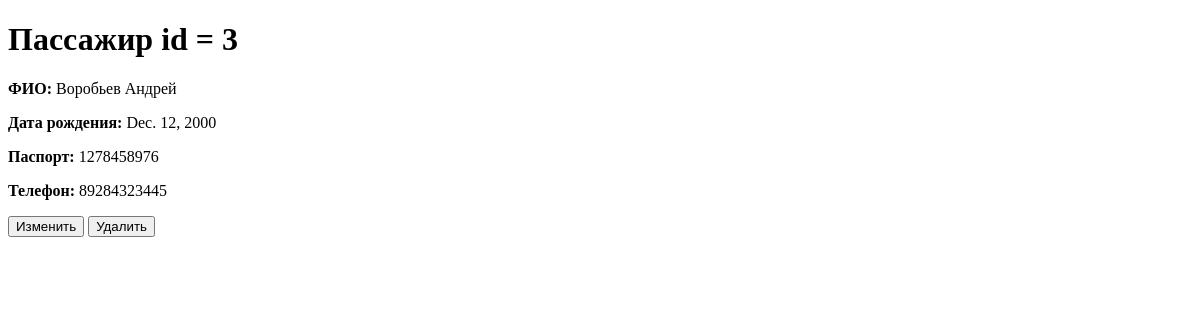
The app's page /passenger/3/, older data.
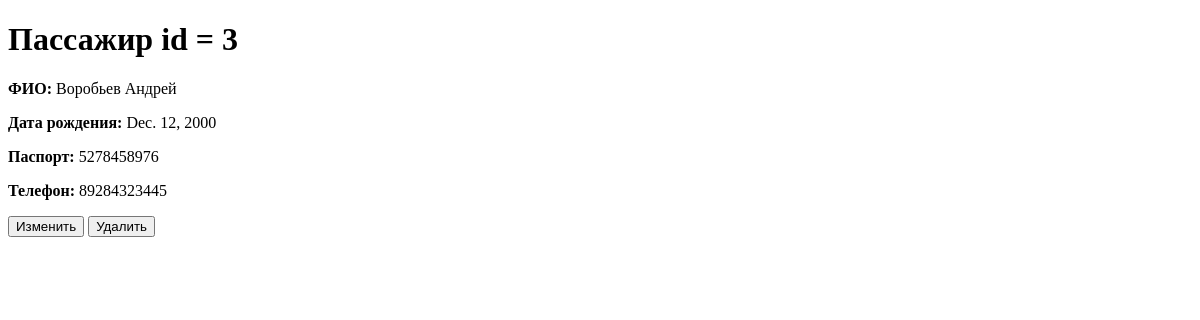
The same page, newer data.
### app/models.py (models this page shows, shortened)
class Passenger(models.Model):
    name = models.CharField(max_length=30, verbose_name="Имя")
    date_of_birth = models.DateField(verbose_name="Дата рождения")
    passport = models.CharField(max_length=10, verbose_name="Паспорт")
    phone_number = models.CharField(max_length=20, verbose_name="Номер телефона")

### app/views.py (the view)
# urls.py: path('passenger/<int:pk>/', views.PassengerDetail.as_view(template_name="app/passenger_detail.html"),
class PassengerDetail(DetailView):
    model = Passenger
    fields = '__all__'

### app/templates/app/passenger_detail.html (shortened to what this page needs)
<!DOCTYPE html>
<html lang="en">
  <head>
  </head>
  <body>
    <h1>Пассажир id = {{ passenger.id }}</h1>
    <p><strong>ФИО:</strong> {{passenger.name}}</p>
    <p><strong>Дата рождения:</strong> {{ passenger.date_of_birth }}</p>
    <p><strong>Паспорт:</strong> {{ passenger.passport }}</p>
    <p><strong>Телефон:</strong> {{ passenger.phone_number }}</p>
    <form style="display: inline" action="{% url 'passenger_update' passenger.id %}" method="get">
        <button>Изменить</button>
    </form>
    <form style="display: inline" action="{% url 'passenger_delete' passenger.id %}" method="get">
        <button>Удалить</button>
    </form>
  </body>
</html>

Row changes from the older to the newer data that the page shows:
changed Passenger "Воробьев Андрей": passport "1278458976" → "5278458976"
